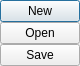
<?xml version="1.0" encoding="UTF-8"?>
<ui version="4.0">
 <class>FileMenuDialog</class>
 <widget class="QDialog" name="FileMenuDialog">
  <property name="windowModality">
   <enum>Qt::ApplicationModal</enum>
  </property>
  <property name="geometry">
   <rect>
    <x>0</x>
    <y>0</y>
    <width>80</width>
    <height>72</height>
   </rect>
  </property>
  <property name="focusPolicy">
   <enum>Qt::StrongFocus</enum>
  </property>
  <property name="contextMenuPolicy">
   <enum>Qt::NoContextMenu</enum>
  </property>
  <property name="windowTitle">
   <string/>
  </property>
  <property name="modal">
   <bool>true</bool>
  </property>
  <layout class="QVBoxLayout" name="verticalLayout">
   <property name="spacing">
    <number>0</number>
   </property>
   <property name="sizeConstraint">
    <enum>QLayout::SetFixedSize</enum>
   </property>
   <property name="leftMargin">
    <number>0</number>
   </property>
   <property name="topMargin">
    <number>0</number>
   </property>
   <property name="rightMargin">
    <number>0</number>
   </property>
   <property name="bottomMargin">
    <number>0</number>
   </property>
   <item>
    <widget class="QPushButton" name="newButton">
     <property name="text">
      <string>New</string>
     </property>
    </widget>
   </item>
   <item>
    <widget class="QPushButton" name="openButton">
     <property name="text">
      <string>Open</string>
     </property>
    </widget>
   </item>
   <item>
    <widget class="QPushButton" name="saveButton">
     <property name="text">
      <string>Save</string>
     </property>
     <property name="flat">
      <bool>false</bool>
     </property>
    </widget>
   </item>
  </layout>
 </widget>
 <resources/>
 <connections/>
</ui>
